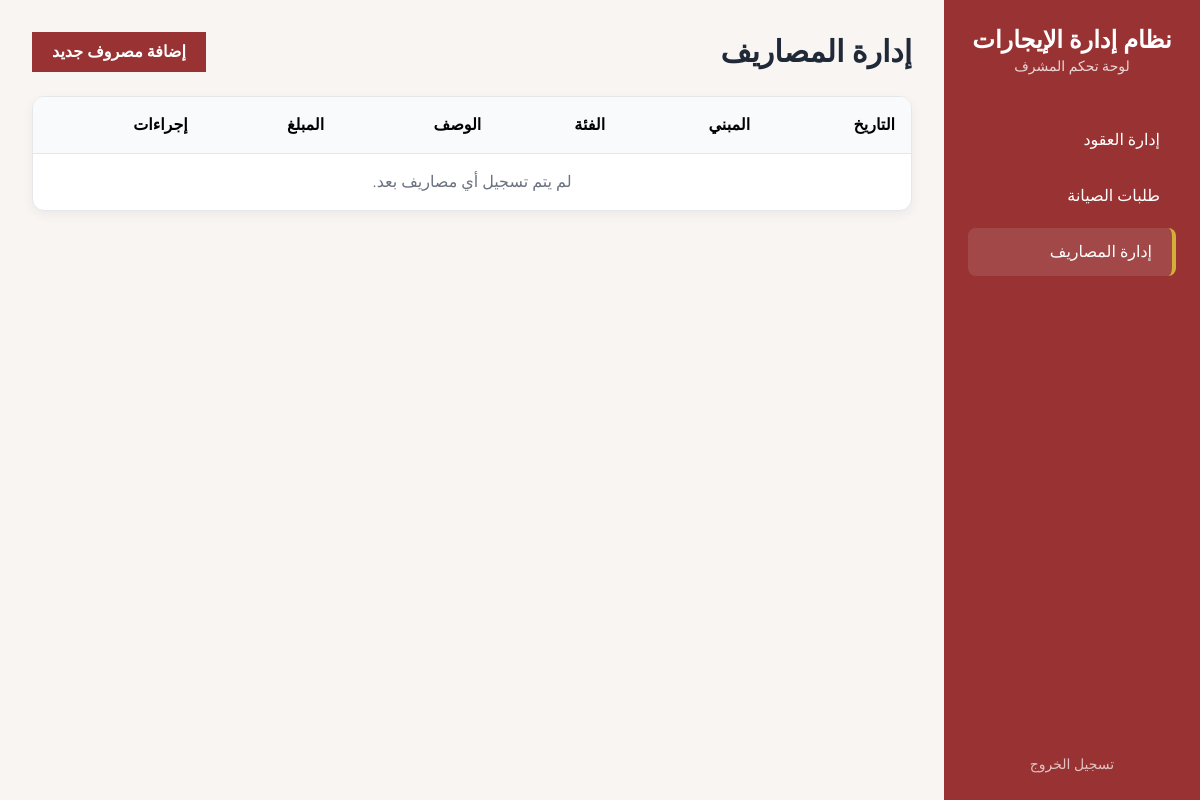
Page /dashboard/expenses/ (signed in) on the earlier database version.
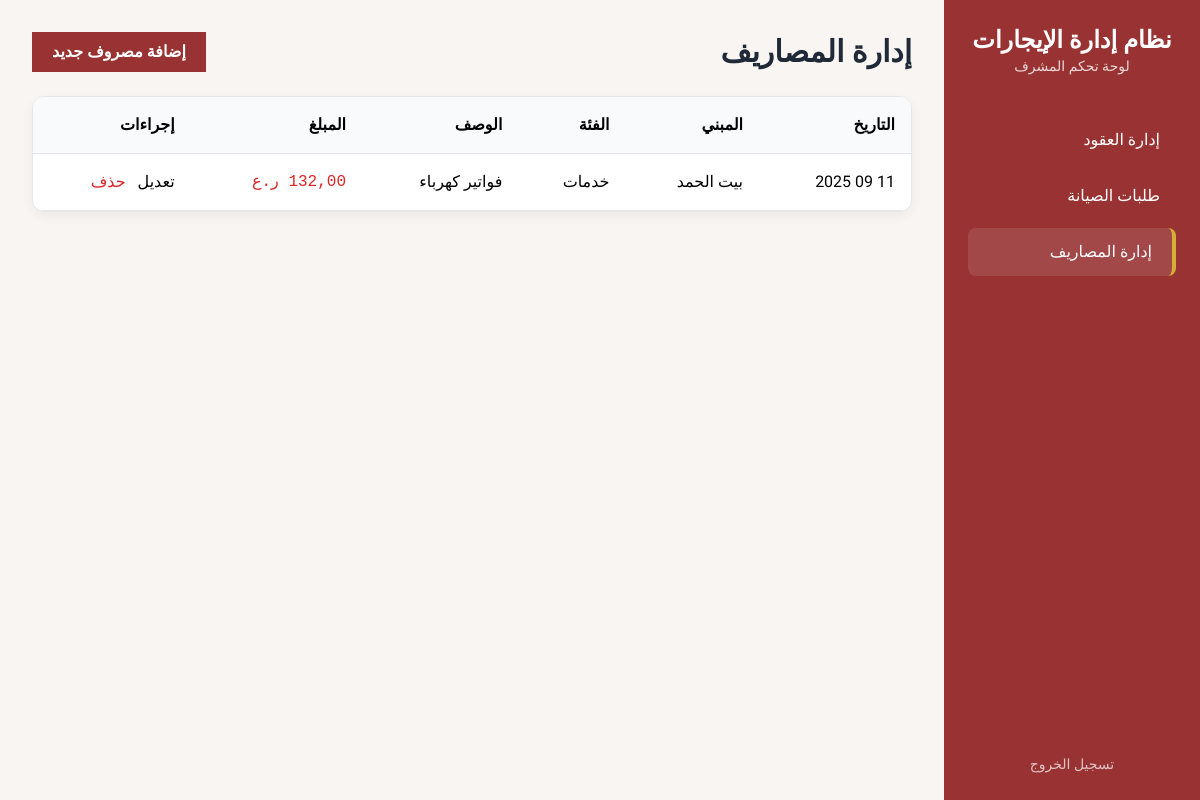
Same page on the later database version.
### dashboard/models.py (models this page shows, shortened)
class Expense(models.Model):
  EXPENSE_TYPE_CHOICES = [
    ('maintenance', _('صيانة')),
    ('utilities', _('خدمات')),
    ('salaries', _('رواتب')),
    ('marketing', _('تسويق')),
    ('admin', _('رسوم إدارية/حكومية')),
    ('other', _('أخرى')),
  ]
  building = models.ForeignKey(Building, on_delete=models.CASCADE, related_name='expenses', verbose_name=_('المبني'))
  category = models.CharField(_('فئة المصروف'), max_length=50, choices=EXPENSE_TYPE_CHOICES)
  description = models.CharField(_('الوصف'), max_length=255)
  amount = models.DecimalField(_('المبلغ'), max_digits=10, decimal_places=2)
  expense_date = models.DateField(_('تاريخ المصروف'))
  receipt = models.FileField(_('إيصال/فاتورة(اختياري)'), upload_to='expense_receipts/', blank=True, null=True)
  created_at = models.DateTimeField(auto_now_add=True)
  class Meta:
    verbose_name = _('مصروف')
    verbose_name_plural = _('المصاريف')

class Building(models.Model):
  name = models.CharField(_('اسم المبني'), max_length=100)
  address = models.TextField(_('العنوان'))
  class Meta:
    verbose_name = _('مبني')
    verbose_name_plural = _('المباني')

### dashboard/views.py (the view)
# urls.py: path('expenses/', ExpenseListView.as_view(), name='expense_list'),
class ExpenseListView(StaffRequiredMixin, ListView):
  model = Expense
  template_name = 'dashboard/expense_list.html'
  context_object_name = 'expenses'
  paginate_by = 20

### dashboard/views.py (called while the page is built)
  def test_func(self):
    return self.request.user.is_staff

### dashboard/templates/dashboard/expense_list.html (shortened to what this page needs)
{% extends 'dashboard/base.html' %}
{% load i18n %}
{% block content %}
<div class="flex justify-between items-center mb-6">
  <h2 class="text-3xl font-bold text-gray-800">{% trans "إدارة المصاريف" %}</h2>
  <a href="{% url 'expense_create' %}" class="btn-primary py-2 px-5 font-semibold">{% trans "إضافة مصروف جديد" %}</a>
</div>
<div class="card overflow-hidden">
  <table class="w-full text-right">
    <thead class="bg-gray-50 border-b">
      <tr>
        <th class="p-4">{% trans "التاريخ" %}</th>
        <th class="p-4">{% trans "المبني" %}</th>
        <th class="p-4">{% trans "الفئة" %}</th>
        <th class="p-4">{% trans "الوصف" %}</th>
        <th class="p-4">{% trans "المبلغ" %}</th>
        <th class="p-4">{% trans "إجراءات" %}</th>
      </tr>
    </thead>
    <tbody>
      {% for expense in expenses %}
      <tr class="border-b hover:bg-gray-50">
        <td class="p-4">{{ expense.expense_date|date:"d m Y" }}</td>
        <td class="p-4">{{ expense.building.name }}</td>
        <td class="p-4">{{ expense.get_category_display }}</td>
        <td class="p-4">{{ expense.description }}</td>
        <td class="p-4 font-mono text-red-600">{{ expense.amount|floatformat:2 }} ر.ع</td>
        <td class="p-4 space-x-2 space-x-reverse">
          <a href="{% url 'expense_update' expense.pk %}" class="text-bule-600 hover:underline">{% trans "تعديل" %}</a>
          <a href="{% url 'expense_delete' expense.pk %}" class="text-red-600 hover:underline">{% trans "حذف" %}</a>
        </td>
      </tr>
      {% empty %}
      <tr>
        <td colspan="6" class="p-4 text-center text-gray-500">{% trans "لم يتم تسجيل أي مصاريف بعد." %}</td>
      </tr>
      {% endfor %}
    </tbody>
  </table>
</div>
{% endblock %}

### dashboard/templates/dashboard/base.html (shortened to what this page needs)
<!DOCTYPE html>
<html lang="ar" dir="rtl">
  <head>
    <script src="https://cdn.tailwindcss.com"></script>
  </head>
  <body class="flex h-screen">
      <aside class="sidebar w-64 text-white p-6 flex-shrink-0 flex flex-col">
        <div class="text-center mb-10">
          <h1 class="text-2xl font-bold text-white">نظام إدارة الإيجارات</h1>
          <p class="text-sm opacity-80">لوحة تحكم المشرف</p>
        </div>
        <nav>
          <a href="{% url 'lease_list' %}" class="block py-3 px-4 rounded-lg mb-2 {% if 'lease' in request.resolver_match.url_name %}active{% endif %}">إدارة العقود</a>
          <a href="{% url 'maintenance_admin_list' %}" class="block py-3 px-4 rounded-lg mb-2 {% if 'maintenance' in request.resolver_match.url_name %}active{% endif %}">
                طلبات الصيانة
              </a>
            <a href="{% url 'expense_list' %}" class="block py-3 px-4 rounded-lg mb-2 {% if 'expense' in request.resolver_match.url_name %}active{% endif %}">إدارة المصاريف</a>
        </nav>
        <div class="mt-auto text-center">
          <a href="#" class="text-sm opacity-70 hover:opacity-100">
            تسجيل الخروج
          </a>
        </div>
      </aside>
        <main class="flex-1 p-8 overflow-y-auto">
          {% block content %}{% endblock %}
          </main>
    </body>
    </html>

### dashboard/templates/dashboard/base.html (style rules this page uses)
body { font-family: 'Tajawal', sans-serif; background-color: #f8f5f2; }
:root { --primary-color: #993333; --secondary-color: #d4af37; }
.sidebar { background-color: var(--primary-color); }
.sidebar a { color: all 0.3s ease; }
.sidebar a:hover, .sidebar a.active { background-color: rgba(255, 255, 255, 0.1); border-right: 4px solid var(--secondary-color); padding-right: 1.25rem; }
.btn-primary { background-color: var(--primary-color); color: white; transition: background-color 0.3s; }
.card { background-color: white; border-radius:12px; box-shadow: 0 4px 12px rgba(0, 0, 0, 0.05); border: 1px solid #e5e7eb; }

Differences in the rows shown:
added Expense: expense_date "11 09 2025", building.name "بيت الحمد", category "خدمات", description "فواتير كهرباء"
Other differences:
text no longer shown: "لم يتم تسجيل أي مصاريف بعد."
